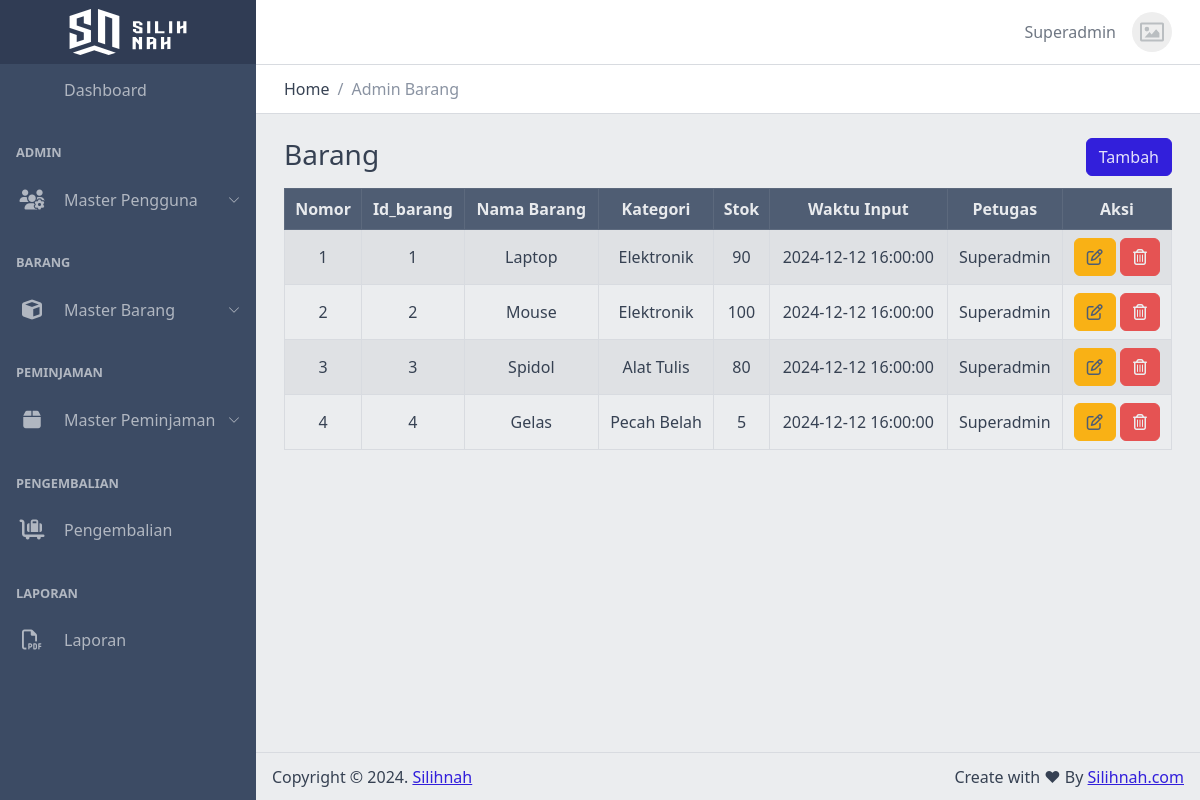
The page /views/admin/barang/ (signed in) on the database as committed earlier.
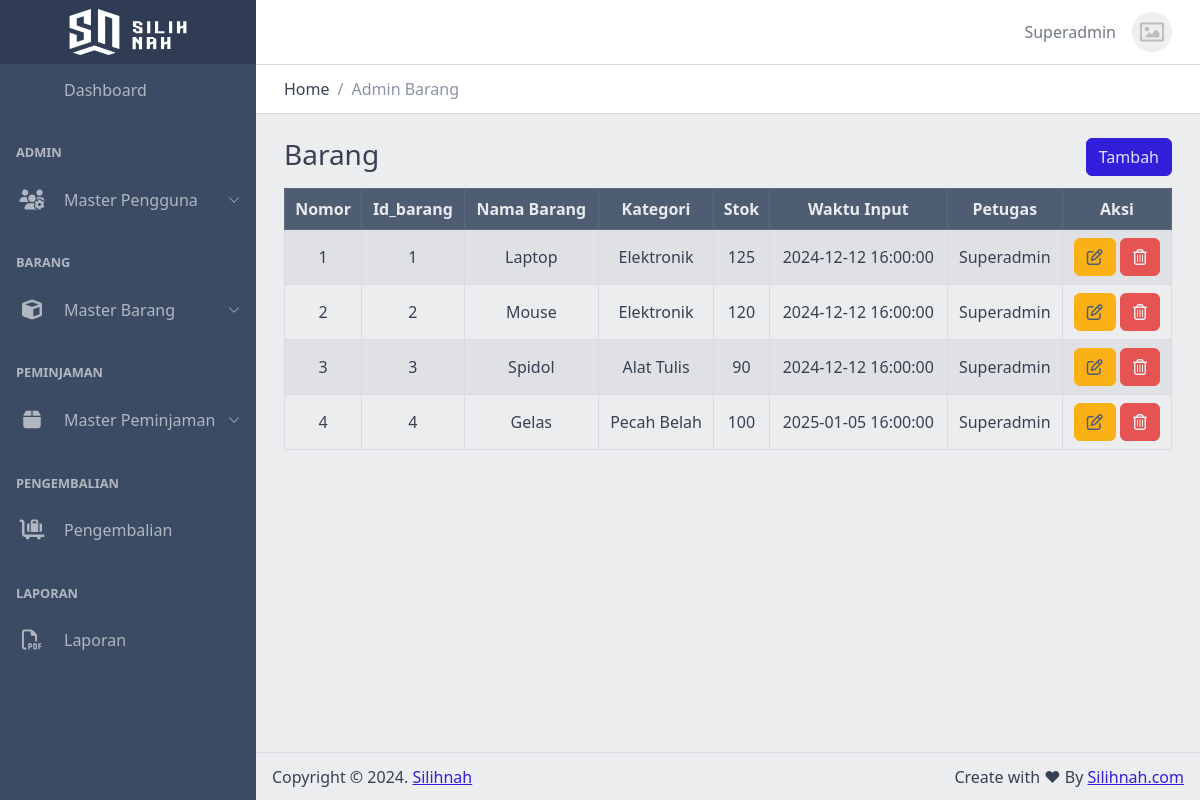
The same page on the database as committed later.
### tables this page shows
CREATE TABLE `barang` (
  `id_barang` int NOT NULL,
  `nama` varchar(255) NOT NULL,
  `stok` int NOT NULL,
  `waktu` timestamp NOT NULL,
  `id_kategori` int NOT NULL,
  `id_petugas` int NOT NULL
);

CREATE TABLE `kategori` (
  `id_kategori` int NOT NULL,
  `nama` varchar(255) NOT NULL,
  `deskripsi` text NOT NULL
);

CREATE TABLE `petugas` (
  `id_petugas` int NOT NULL,
  `id_user` int NOT NULL,
  `nama` varchar(255) DEFAULT NULL,
  `telpon` varchar(13) DEFAULT NULL,
  `jenis_kelamin` enum('Laki-Laki','Perempuan') DEFAULT NULL,
  `tanggal_lahir` date DEFAULT NULL,
  `alamat` text,
  `agama` enum('Hindu','Islam','Budha','Kristen','Katolik','Konghucu') DEFAULT NULL
);

### functions/connect.php (called while the page is built, shortened)
<?php
class Connect
{
    private $host = 'localhost';
    private $user = 'root';
    private $pass = '';
    private $db = 'silihnah';
    function __construct()
    {
        $this->conn = new mysqli($this->host, $this->user, $this->pass, $this->db);
    }
}

### functions/barang.php (called while the page is built, shortened)
<?php
include 'connect.php';
class barang extends Connect
{
    public function getAllDataJoin()
    {
        $query = "SELECT barang.id_barang, barang.nama as nama_barang, barang.stok, barang.waktu, kategori.id_kategori, kategori.nama as nama_kategori, kategori.deskripsi, petugas.id_petugas, petugas.nama as nama_petugas FROM barang JOIN kategori ON barang.id_kategori = kategori.id_kategori JOIN petugas ON barang.id_petugas = petugas.id_petugas";
        $result = mysqli_query($this->conn, $query);
        $data = [];
        while ($row = mysqli_fetch_assoc($result)) {
            $data[] = $row;
        }
        return $data;
    }
}

### views/admin/barang/index.php (the view, shortened to what this page needs)
<?php
include '../../../functions/barang.php';
$barang = new Barang();
$data = $barang->getAllDataJoin();
?>
<?php include('../../templates/header.php'); ?>
<div class="container-fluid">
    <div class="row justify-content-center">
        <div class="col">
            <h3>Barang</h3>
        </div>
        <div class="col text-end">
            <button type="button" class="btn btn-primary" data-coreui-toggle="modal" data-coreui-target="#createModal">
                Tambah
            </button>
        </div>
    </div>
</div>
<div class="container-fluid table-responsive">
    <table id="data-table" class="table text-nowrap table-bordered table-striped text-center mt-2 align-middle">
        <thead class="table-dark">
            <tr>
                <th>Nomor</th>
                <th>Id_barang</th>
                <th>Nama Barang</th>
                <th>Kategori</th>
                <th>Stok</th>
                <th>Waktu Input</th>
                <th>Petugas</th>
                <th>Aksi</th>
            </tr>
        </thead>
        <tbody>
            <?php $no = 1; ?>
            <?php foreach ($data as $row) : ?>
                <tr>
                    <td><?= $no++; ?></td>
                    <td><?= $row['id_barang'] ?></td>
                    <td><?= $row['nama_barang'] ?></td>
                    <td><?= $row['nama_kategori'] ?></td>
                    <td><?= $row['stok'] ?></td>
                    <td><?= $row['waktu'] ?></td>
                    <td><?= $row['nama_petugas'] ?></td>
                    <td>
                        <button type="button" class="btn btn-warning text-dark" data-coreui-toggle="modal" data-coreui-target="#editModal<?= $row['id_barang'] ?>">
                            <i class="fa-regular fa-pen-to-square"></i>
                        </button>
                        <button type="button" class="btn btn-danger text-light" data-coreui-toggle="modal" data-coreui-target="#deleteModel<?= $row['id_barang'] ?>">
                            <i class="fa-regular fa-trash-can"></i>
                        </button>
                    </td>
                </tr>
            <?php endforeach; ?>
        </tbody>
    </table>
</div>
<?php include('../../templates/footer.php'); ?>

Rows that differ between the two databases and show on the page:
changed barang "Laptop": stok "90" → "125"
changed barang "Mouse": stok "100" → "120"
changed barang "Spidol": stok "80" → "90"
changed barang "Gelas": stok "5" → "100"; waktu "2024-12-12 16:00:00" → "2025-01-05 16:00:00"
